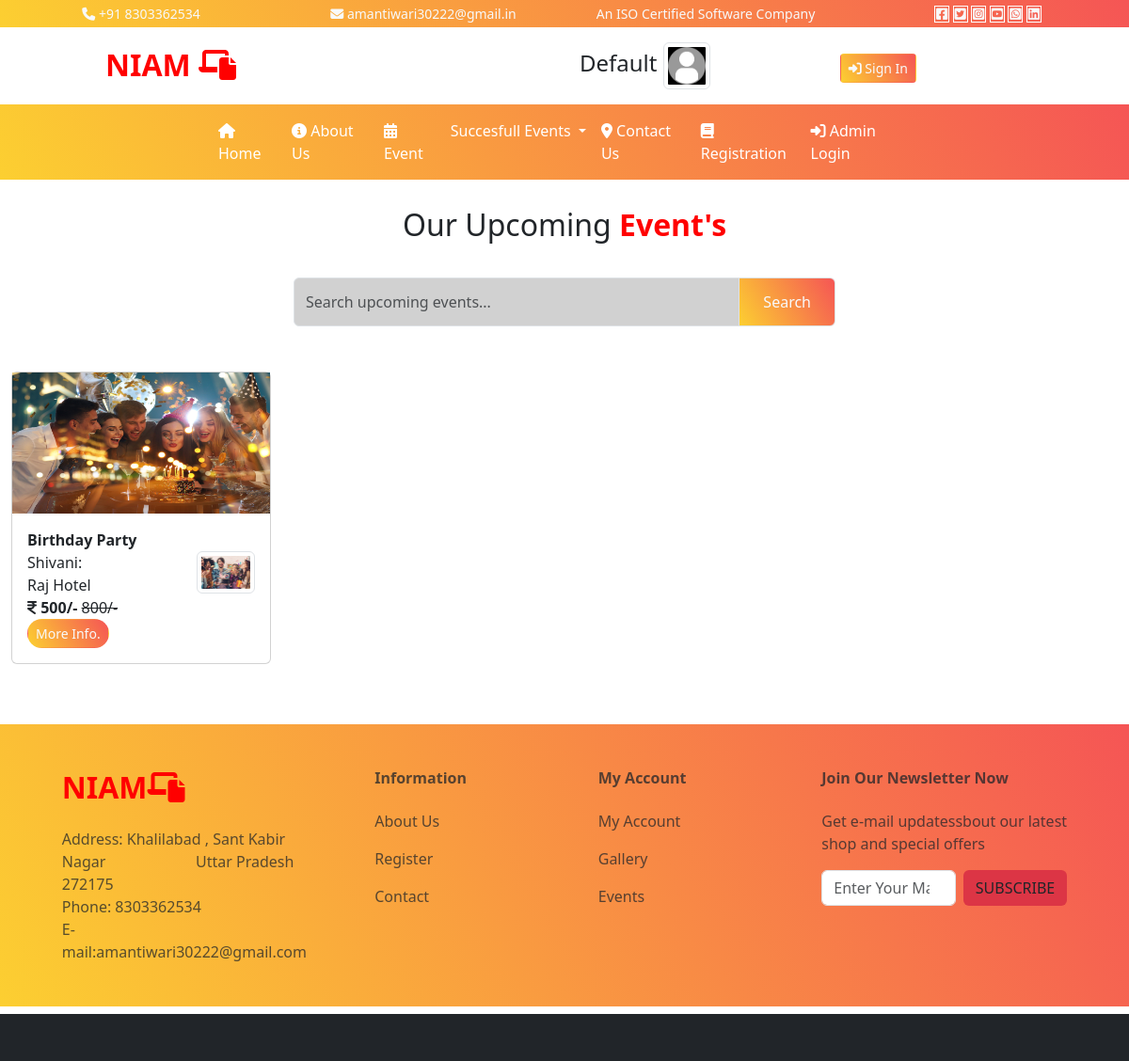
Page /user/event/?msg=8 on the earlier database version.
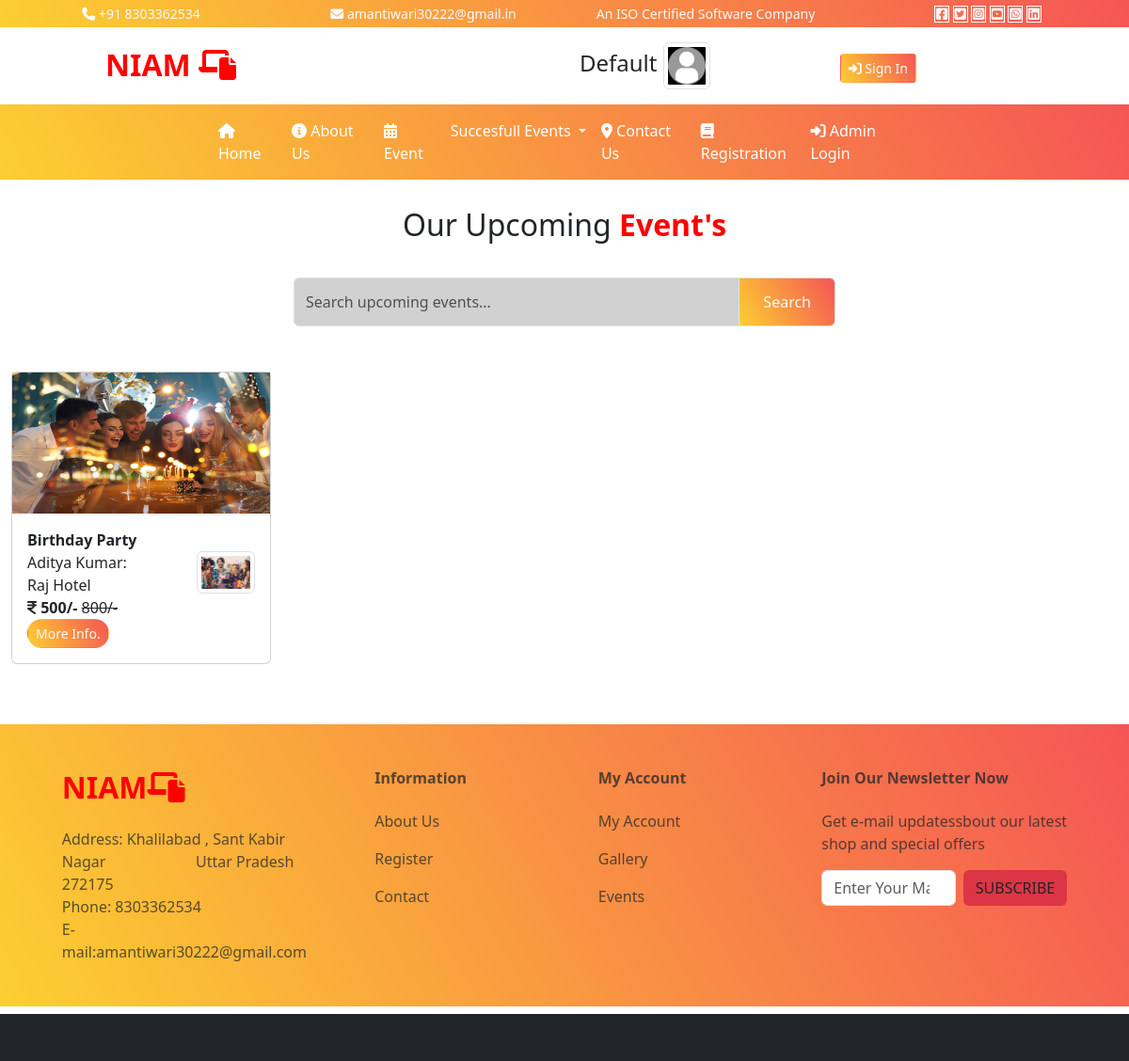
Same page on the later database version.
### user/models.py (models this page shows)
class event(models.Model):
    event_category=models.ForeignKey(category,on_delete=models.CASCADE)
    speaker_name=models.CharField(max_length=200,null=True)
    hotel=models.ForeignKey(placename,on_delete=models.CASCADE)
    city=models.ForeignKey(city,on_delete=models.CASCADE)
    event_picture=models.ImageField(upload_to='static/event/',null=True)
    speaker_picture=models.ImageField(upload_to='static/speaker',null=True)
    price=models.IntegerField()
    dprice=models.IntegerField()
    event_date=models.DateField()
    event_detail=models.TextField(null=True)

class category(models.Model):
    cname=models.CharField(max_length=200,null=True)
    cpic=models.ImageField(upload_to='static/category/',null=True)
    cdate=models.DateField()
    def __str__(self):
        return self.cname

class placename(models.Model):
    place=models.CharField(max_length=200)
    address=models.TextField()
    ppic=models.ImageField(upload_to='static/Hotel/',null=True)
    pdate=models.DateField()
    def __str__(self):
        return self.place

### user/views.py (the view)
# urls.py: path('event/',views.myevent),
def myevent(request):
    cid=request.GET.get('msg')
    sdata=request.GET.get('search')
    if cid is not None:
        edata=event.objects.filter(event_category=cid)
    elif sdata is not None:
        edata=event.objects.filter(Q(speaker_name__icontains=sdata))
    else:
        edata=event.objects.all().order_by('-id')
    md={"edata":edata}
    return render(request,'user/event.html',md)

### templates/user/event.html
{% extends 'base.html'%}
{% load  static %}
{% block content %}
<div class="text-center fs-2 my-2">
    Our Upcoming <b class="txt-mycolor">Event's</b>
</div>
<div class="row">
    <div class="col-sm-6 mx-auto">
        <form method="get">
        <div class="input-group mt-4">
            <input type="text" name="search" style="background:#d1d1d1 !important;" placeholder="Search upcoming events..." class="form-control"/>
        <i class="input-group-text bg-mycolor text-light">
            <input type="submit" class="btn text-light"  value="Search"/>
        </i>
        </div>
            </form>
    </div>
</div>
<div class="row my-4">
     {% for a in edata %}
                 <div class="col-lg-3 col-md-6 col-sm-12 my-4">
                     <div class="card">
                         <img src="/{{a.event_picture}}" style="max-height:150px" class="img-card-top"/>
                     <div class="card-body">
                         <b>{{a.event_category}}</b><br/>
                         {{a.speaker_name}}:&nbsp;&nbsp;&nbsp;&nbsp;&nbsp;&nbsp;<img src="/{{a.speaker_picture}}" class="img-thumbnail float-end" style="max-height:45px;"/><br/>
                         {{a.hotel}}<br/>
                         <i class="fa-solid fa-indian-rupee-sign"></i>
                         <b>{{a.dprice}}/-</b> <s>{{a.price}}/-</s><br/>
                          <a href="/user/viewdetails?msg={{a.id}}" class="btn btn-sm rounded-pill  bg-mycolor text-light">More Info.</a>
                     </div>
                     </div>
                 </div>
    {% empty %}
    <div class="col-sm-12 text-center fs-1 py-5">
        <span class="text-danger">Sorry ! </span> No Record Found
    </div>
                 {% endfor %}
</div>
{% endblock %}

### templates/base.html (shortened to what this page needs)
<!DOCTYPE html>
{% load static %}
<html lang="en">
<head>
    <link href="{% static 'css/bootstrap.min.css' %}" rel="stylesheet"/>
    <link href="{% static 'css/all.min.css' %}" rel="stylesheet"/>
</head>
<body>
<div class="container-fluid">
    <div class="row t1 text-center bg-mycolor text-light py-1">
        <div class="col-lg-3 col-md-6 col-sm-12">
            <i class="fa-solid fa-phone"></i> +91 8303362534
        </div>
        <div class="col-lg-3 col-md-6 col-sm-12">
            <i class="fa-solid fa-envelope"></i>
            amantiwari30222@gmail.in
        </div>
        <div class="col-lg-3 col-md-6 col-sm-12">
            An ISO Certified Software Company
        </div>
        <div class="col-lg-3 col-md-6 col-sm-12">
<i class="fa-brands fa-square-facebook"></i>
<i class="fa-brands fa-square-twitter"></i>
<i class="fa-brands fa-square-instagram"></i>
<i class="fa-brands fa-square-youtube"></i>
<i class="fa-brands fa-square-whatsapp"></i>
            <i class="fa-brands fa-linkedin"></i>
        </div>
    </div>
    <div class="row t2">
        <div class="col-sm-10 mx-auto">
<div class="row py-3">
    <div class="col-sm-4 fs-2">
        <b class="txt-mycolor">NIAM
        <i class="fa-solid fa-laptop-file"></i></b>
    </div>
    <div class="col-sm-1">
    </div>
    <div class="col-sm-3 text-end fs-4">
        {% if request.session.user %}
    <a href="#" class="nav-link disabled"> {{request.session.username}}
              <img src="/{{request.session.userpic}}" style="max-height:50px; max-width:50px;" class="img-thumbnail">
                   </a>
        {% else %}
    <a href="#" class="nav-link disabled"> Default
              <img src="{% static 'images/defaultuser.jpeg' %}" style="max-height:50px;" class="img-thumbnail">
                   </a>
        {% endif %}
    </div>
    <div class="col-sm-4 fs-2 text-center">
        {% if request.session.username %}
        <a href="/user/mytickets/" class="btn btn-sm bg-mycolor text-light" >
        <i class="fa-solid fa-ticket"></i> My Tickets</a>
         <a href="/user/myprofile/" class="btn btn-sm bg-mycolor text-light" >
        <i class="fa-solid fa-user"></i> My Profile</a>
        <a href="/user/logout/" class="btn btn-sm bg-mycolor text-light" >
        <i class="fa-solid fa-power-off"></i> Sign Out</a>
        {% else %}
        <a href="/user/signin/" class="btn btn-sm bg-mycolor text-light">
        <i class="fa-solid fa-right-to-bracket"></i> Sign In</a>
        {% endif %}
    </div>
</div>
    </div>
        </div>
    <div class="row t3 bg-mycolor">
        <div class="col-sm-8 mx-auto">
            <nav class="navbar navbar-expand-lg bg-body-tertiary" id="menu">
  <div class="container-fluid">
    <div class="collapse navbar-collapse" id="navbarSupportedContent">
      <ul class="navbar-nav me-auto mb-2 mb-lg-0">
        <li class="nav-item">
          <a class="nav-link active" aria-current="page" href="/user/index/"><i class="fa-solid fa-house"></i>
              Home</a>
        </li>
        <li class="nav-item">
          <a class="nav-link" href="/user/about/"><i class="fa-solid fa-circle-info"></i>
              About Us</a>
        </li>
          <li class="nav-item">
          <a class="nav-link" href="/user/event/"><i class="fa-solid fa-calendar-days"></i>
              Event</a>
        </li>
          <li class="nav-item dropdown">
          <a class="nav-link dropdown-toggle" href="/user/gallery/" role="button" data-bs-toggle="dropdown" aria-expanded="false">
            Succesfull Events
          </a>
          <li class="nav-item">
          <a class="nav-link" href="/user/contact/"><i class="fa-solid fa-location-dot"></i>
              Contact Us</a>
        </li>
          <li class="nav-item">
          <a class="nav-link" href="/user/signup/"><i class="fa-solid fa-book"></i>
              Registration</a>
        </li>
          <li class="nav-item ">
          <a class="nav-link" href="/admin/">
             <i class="fa-solid fa-right-to-bracket"></i> Admin Login</a>
        </li>
      </ul>
    </div>
  </div>
</nav>
        </div>
    </div>
    <div class="row">
        <div class="col-sm-12 py-3" style="min-height:500px;">
{% block content %}
    {% endblock %}
        </div>
        </div>
    <div class="row ufooter bg-dark">
<footer class="text-center text-lg-start bg-mycolor text-muted">
  <section class="">
    <div class="container text-center text-md-start mt-5">
      <div class="row mt-3">
        <div class="col-md-3 col-lg-4 col-xl-3 mx-auto mb-4">
          <h6 class="text-uppercase fw-bold mb-4">
            <b class="txt-mycolor fs-2">NIAM<i class="fa-solid fa-laptop-file"></i></b>
          </h6>
          <div>Address: Khalilabad , Sant Kabir Nagar &nbsp; &nbsp; &nbsp;  &nbsp; &nbsp; &nbsp; &nbsp; &nbsp; &nbsp; &nbsp;&nbsp;&nbsp;
              Uttar Pradesh 272175</div>
		  <div>Phone: 8303362534</div>
		  <div>E-mail:amantiwari30222@gmail.com</div>
        </div>
        <div class="col-md-2 col-lg-2 col-xl-2 mx-auto mb-4">
          <h6 class="fw-bold mb-4">
            Information
          </h6>
          <p>
            <a href="/user/about/" class="text-reset" style="text-decoration:none;">About Us</a>
          </p>
          <p>
            <a href="/user/signup/" class="text-reset"  style="text-decoration:none;">Register</a>
          </p>
          <p>
            <a href="/user/contact/" class="text-reset"  style="text-decoration:none;">Contact</a>
          </p>
        </div>
        <div class="col-md-3 col-lg-2 col-xl-2 mx-auto mb-4">
          <h6 class="fw-bold mb-4">
            My Account
          </h6>
          <p>
            <a href="/user/myprofile/" class="text-reset"  style="text-decoration:none;">My Account</a>
          </p>
          <p>
            <a href="/user/imagegallery/" class="text-reset" style="text-decoration:none;">Gallery</a>
          </p>
          <p>
            <a href="/user/event/" class="text-reset" style="text-decoration:none;">Events</a>
          </p>
        </div>
        <div class="col-md-4 col-lg-3 col-xl-3 mx-auto mb-md-0 mb-4">
          <h6 class="fw-bold mb-4">Join Our Newsletter Now</h6>
          <p>
            Get e-mail updatessbout our latest shop and special offers
          </p>
		  <form class="d-flex" role="search">
      <input class="form-control me-2" type="search" placeholder="Enter Your Mail" aria-label="Search">
      <button type="button" class="btn  text-mycolor bg-danger">SUBSCRIBE</button>
    </form>
        </div>
      </div>
    </div>
  </section>
</footer>
    </div>
    <div class="row bfooter bg-dark mt-2"></div>
</div>
</body>
</html>

### templates/base.html (style rules this page uses)
:root { --bgcolor:linear-gradient(60deg,#FCCF31,#F55555); --txtcolor:red; }
.t1 { font-size:14px; }
.bg-mycolor { background:var(--bgcolor) !important; }
.txt-mycolor { color:var(--txtcolor); }
.fa-brands { border:1px solid white; padding:.3%; transition:all 1s; }
#menu { background:transparent !important; }
#menu ul li a { color:white; }
.ufooter { min-height:300px; }
.bfooter { min-height:50px; }

Differences in the rows shown:
changed event "Birthday Party": speaker_name "Shivani" → "Aditya Kumar"
